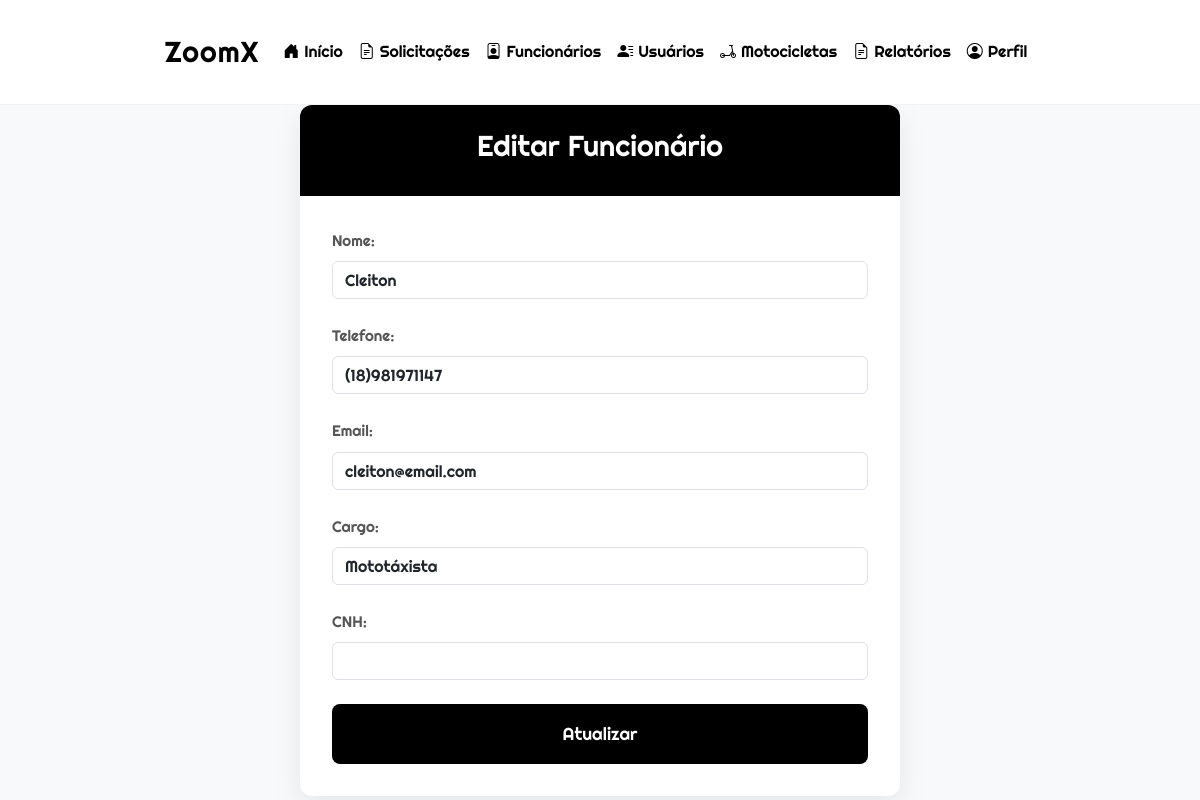
The page /admin/funcionarios/editar_funcionario.php?id=1 (signed in) on the database its author committed.
### tables this page shows
CREATE TABLE `funcionarios` (
  `fun_codigo` int(11) NOT NULL,
  `fun_nome` varchar(255) NOT NULL,
  `fun_email` varchar(255) NOT NULL,
  `fun_telefone` varchar(15) NOT NULL,
  `fun_data_contratacao` date NOT NULL,
  `fun_cnh` varchar(20) DEFAULT NULL,
  `fun_ativo` tinyint(1) NOT NULL DEFAULT 1,
  `fun_senha` varchar(255) NOT NULL,
  `fun_cargo` varchar(100) NOT NULL
);

### admin/funcionarios/editar_funcionario.php (the view, shortened to what this page needs)
<?php
$conexao = conexao::getInstance();
$id = filter_input(INPUT_GET, 'id', FILTER_SANITIZE_NUMBER_INT);
$sql = 'SELECT * FROM funcionarios WHERE fun_codigo = :id';
$stmt = $conexao->prepare($sql);
$stmt->bindValue(':id', $id, PDO::PARAM_INT);
$stmt->execute();
$funcionario = $stmt->fetch(PDO::FETCH_ASSOC);
?>
<!DOCTYPE html>
<html lang="pt-BR">
<head>
</head>
<body>
    <?php include '../../components/header_admin.php'; ?>
    <div class="form-container">
        <div class="form-header">
            <h1>Editar Funcionário</h1>
        </div>
        <form class="form-body" action="../../actions/actionfuncionario.php" method="POST">
            <div class="form-group">
                <label for="nome">Nome:</label>
                <input type="text" name="nome" id="nome" class="form-control" value="<?php echo htmlspecialchars($funcionario['fun_nome']); ?>" required>
            </div>
            <div class="form-group">
                <label for="telefone">Telefone:</label>
                <input type="text" name="telefone" id="telefone" class="form-control" value="<?php echo htmlspecialchars($funcionario['fun_telefone']); ?>" maxlength="15" required>
            </div>
            <div class="form-group">
                <label for="email">Email:</label>
                <input type="email" name="email" id="email" class="form-control" value="<?php echo htmlspecialchars($funcionario['fun_email']); ?>" required>
            </div>
            <div class="form-group">
                <label for="cargo">Cargo:</label>
                <select name="cargo" id="cargo" class="form-control" onchange="toggleCNHField()" required>
                    <option value="Mototaxista" <?php echo ($funcionario['fun_cargo'] === 'Mototaxista') ? 'selected' : ''; ?>>Mototáxista</option>
                </select>
            </div>
            <div class="form-group" id="cnh-field" <?php echo ($funcionario['fun_cargo'] === 'Mototaxista') ? '' : 'class="form-group hidden-field"'; ?>>
                <label for="cnh">CNH:</label>
                <input type="text" name="cnh" id="cnh" class="form-control" value="<?php echo htmlspecialchars($funcionario['fun_cnh']); ?>" maxlength="11" <?php echo ($funcionario['fun_cargo'] === 'Mototaxista') ? 'required' : ''; ?>>
            </div>
            <button type="submit" class="btn-submit">Atualizar</button>
        </form>
    </div>
</body>
</html>

### admin/funcionarios/editar_funcionario.php (style rules this page uses)
:root { --bg-color: #f0f0f0; --text-color: #000; --accent-color: #000; --border-color: #ddd; }
* { margin: 0; padding: 0; box-sizing: border-box; }
body { font-family: 'Righteous', sans-serif; background-color: var(--bg-color); color: var(--text-color); }
.form-container { max-width: 600px; margin: 0 auto; background-color: #fff; border-radius: 12px; box-shadow: 0 10px 30px rgba(0, 0, 0, 0.08); overflow: hidden; }
.form-header { background-color: var(--accent-color); color: white; padding: 1.5rem; text-align: center; }
.form-header h1 { font-size: 1.8rem; }
.form-body { padding: 2rem; }
.form-group { margin-bottom: 1.5rem; }
label { display: block; margin-bottom: 0.5rem; color: #555; font-size: 0.95rem; }
.form-control { width: 100%; padding: 0.8rem 1rem; border: 1px solid var(--border-color); border-radius: 8px; font-family: 'Righteous', sans-serif; font-size: 1rem; transition: all 0.3s; }
.btn-submit { width: 100%; padding: 1rem; background-color: var(--accent-color); color: white; border: none; border-radius: 8px; font-size: 1.1rem; cursor: pointer; transition: all 0.3s; }

### components/header_admin.php (style rules this page uses)
:root { --primary: #000; --secondary: #fff; --accent: #007bff; --light-bg: #f8f9fa; }
body { font-family: 'Righteous', sans-serif; background-color: var(--light-bg); color: var(--primary); line-height: 1.6; }

### rows shown on the page
funcionarios: nome "Cleiton", telefone "(18)981971147", email "cleiton@email.com", cargo "Mototáxista"
